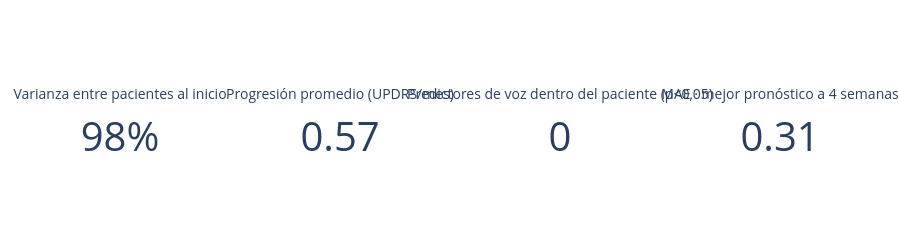

Notebook source saved alongside this figure:
### Markdown cell above
## 1. Resumen ejecutivo

### Code cell
m = metricas_clave_03(coefs, varianzas, pronostico, diagnostico, robustez)

kpis = tarjetas_kpi([
    ("Varianza entre pacientes al inicio", m["icc_inicio"], ".0%"),
    ("Progresión promedio (UPDRS/mes)", m["pendiente_media"], ".2f"),
    ("Predictores de voz dentro del paciente (p<0,05)", len(m["sig_dentro"]), ".0f"),
    ("MAE · mejor pronóstico a 4 semanas", m["mejor_mae"], ".2f"),
])
guardar(kpis, "03_kpis")
kpis.show()

display(Markdown("### Hallazgos clave\n\n" +
                 "\n".join(f"{i}. {h}" for i, h in enumerate(hallazgos_clave_03(m), 1))))

### Figure 1 — Plotly figure (JSON) as saved in the notebook; plotly's stock layout.template omitted (floating-point values rounded to 4 significant figures)
{"data": [{"domain": {"x": [0.01, 0.24], "y": [0, 1]}, "mode": "number", "number": {"font": {"size": 40}, "valueformat": ".0%"}, "title": {"font": {"size": 14}, "text": "Varianza entre pacientes al inicio"}, "type": "indicator", "value": 0.9797}, {"domain": {"x": [0.26, 0.49], "y": [0, 1]}, "mode": "number", "number": {"font": {"size": 40}, "valueformat": ".2f"}, "title": {"font": {"size": 14}, "text": "Progresión promedio (UPDRS/mes)"}, "type": "indicator", "value": 0.5658}, {"domain": {"x": [0.51, 0.74], "y": [0, 1]}, "mode": "number", "number": {"font": {"size": 40}, "valueformat": ".0f"}, "title": {"font": {"size": 14}, "text": "Predictores de voz dentro del paciente (p<0,05)"}, "type": "indicator", "value": 0}, {"domain": {"x": [0.76, 0.99], "y": [0, 1]}, "mode": "number", "number": {"font": {"size": 40}, "valueformat": ".2f"}, "title": {"font": {"size": 14}, "text": "MAE · mejor pronóstico a 4 semanas"}, "type": "indicator", "value": 0.3095}], "layout": {"height": 170, "margin": {"b": 10, "l": 10, "r": 10, "t": 40}}}
